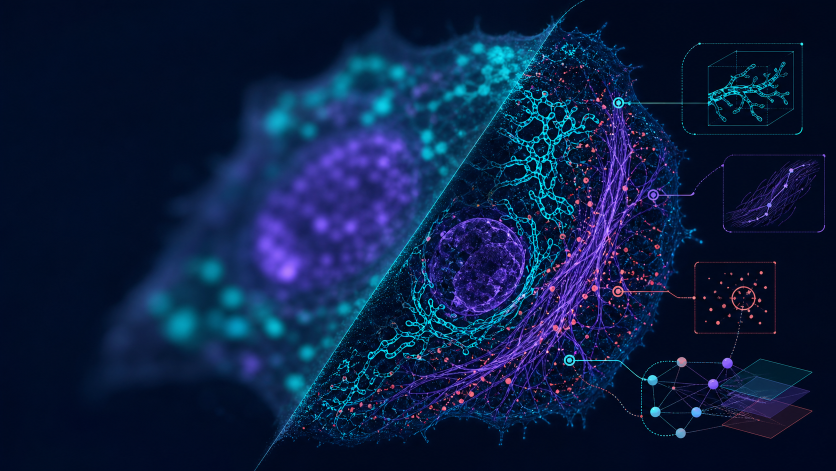
#> input picture MorphAgent_UI/MorphAgent/morphagent_ui/resources/morphagent_hero.png, 1672 x 941 px (shown at 1/2 size); its folder holds only this picture in this run
$ python -i extract.py   (imports and definitions only)
#> lines starting #> are read from the running program, lines starting #| are printed output that depends on the picture; after the words box and inside, x2 and y2 are one past the last pixel; in counts of white or black regions, pixels touching at a corner belong together
#> further down, picture is the input picture: shape (941, 1672, 3); mean B, G, R 66, 30.2, 12
def extract(img, *segmentation_masks):
    # IMPORT ALL REQUIRED PACKAGES AT THE BEGINNING OF THE FUNCTION
    import numpy as np
    from scipy import ndimage
    from skimage.morphology import skeletonize
    from skimage.filters import threshold_otsu, gaussian

    # 1. Input Validation and Setup
    # Ensure image is float32 for processing
    img_arr = np.asarray(img, dtype=np.float32)

    # Check dimensionality: Expecting (H, W, C) or (H, W)
    if img_arr.ndim == 3:
        # Dataset description says Channel 1 is Tubulin (Green)
        # Shape is (512, 512, 3)
        if img_arr.shape[2] >= 2:
            tubulin = img_arr[:, :, 1]
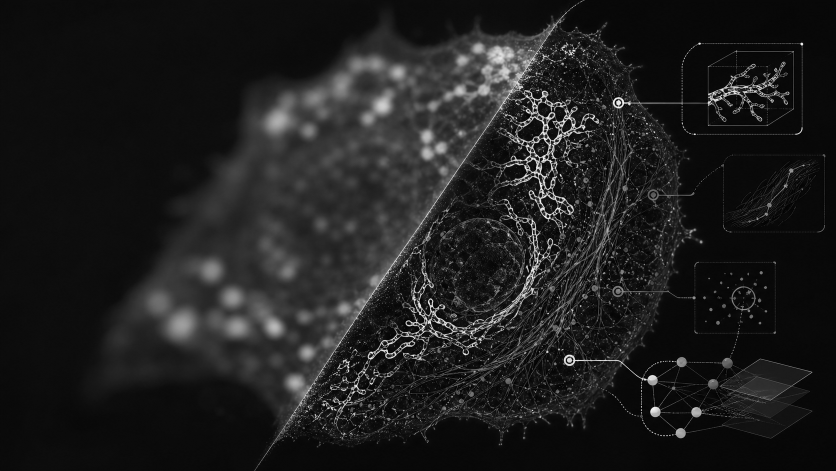
#> tubulin: shape (941, 1672) float32 (shown at 1/2 size); min 0, max 255, mean 30.2
        else:
            # Fallback if channels are missing, use the last available or mean
            tubulin = np.mean(img_arr, axis=2)
    elif img_arr.ndim == 2:
        tubulin = img_arr
    else:
        return 0.0

    # Normalize intensity to [0, 1]
    # Robust normalization using percentiles to handle outliers
    p_min, p_max = np.percentile(tubulin, (1, 99))
#> p_min = 4; p_max = 177
    if p_max > p_min:
        tubulin = (tubulin - p_min) / (p_max - p_min)
    else:
        tubulin = tubulin - p_min # Should be 0 array
    tubulin = np.clip(tubulin, 0.0, 1.0)
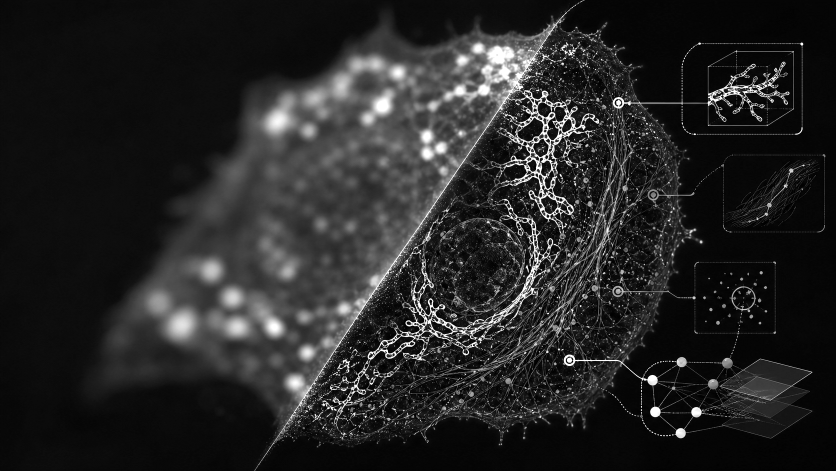
#> tubulin: shape (941, 1672) float32 (shown at 1/2 size); min 0, max 1, mean 0.15

    # 2. Handle Segmentation Masks
    # We need a mask to define "within each cell".
    # If multiple masks are provided, we prioritize the first one (often whole-cell or primary segmentation).
    if len(segmentation_masks) > 0 and segmentation_masks[0] is not None:
        cell_mask = segmentation_masks[0]
        # Ensure mask matches image spatial dimensions
        if cell_mask.shape != tubulin.shape:
            # Simple resize or crop logic is risky without cv2.resize,
            # but usually masks match. If not, we can't proceed reliably per-cell.
            # Fallback: Treat whole image as one region if shapes mismatch drastically
            if cell_mask.ndim == 2:
                 # Try to use it if it's just a channel mismatch issue
                 pass
            else:
                return 0.0
    else:
        # If no segmentation is provided, we cannot compute "mean per cell".
        # However, to return a valid float, we could treat the whole image as one "cell"
        # or try to generate a crude mask. Given the prompt asks for "within each cell",
        # returning 0.0 or NaN is appropriate if no cells are defined.
        # Let's try to generate a simple foreground mask based on intensity to be robust.
        try:
            thresh = threshold_otsu(tubulin)
#> thresh = 0.271
            cell_mask = (tubulin > thresh).astype(np.int32)
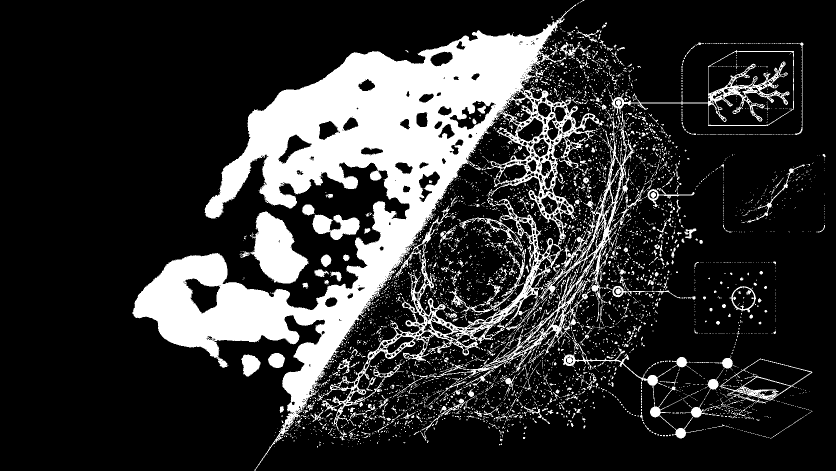
#> cell_mask: shape (941, 1672) int32 (shown at 1/2 size); values 0 (black) and 1 (white), 19.3% white; 5012 white regions (4587 under 20 px), largest, box (x1, y1, x2, y2) and area: (265, 9, 1208, 941) 218128, (873, 234, 1289, 771) 12326, (500, 422, 618, 567) 9741
            cell_mask = ndimage.label(cell_mask)[0]
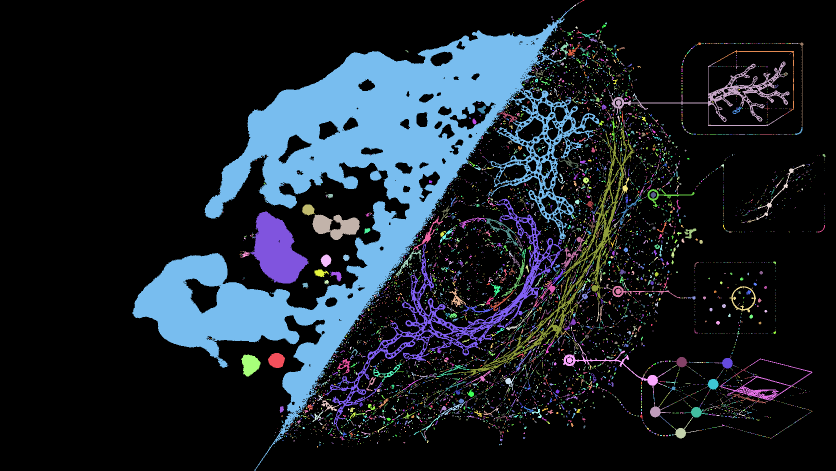
#> cell_mask: shape (941, 1672) int32 (shown at 1/2 size); 7063 distinct labels, from 0 to 7062; one colour per label, 0 black
        except Exception:
            return 0.0

    # Get unique cell labels (excluding background 0)
    unique_labels = np.unique(cell_mask)
#> unique_labels = 7063 values from 0 to 7062
    unique_labels = unique_labels[unique_labels > 0]
#> unique_labels = 7062 values from 1 to 7062

    if len(unique_labels) == 0:
        return 0.0

    # 3. Preprocessing for Skeletonization
    # Smooth the image to reduce noise-induced branches in the skeleton
    # Sigma=1.0 is a reasonable default for 512x512 microscopy images
    tubulin_smooth = gaussian(tubulin, sigma=1.0)

    # Determine threshold for tubulin structure
    # We calculate Otsu threshold only on the pixels belonging to cells (foreground)
    # to avoid the large black background skewing the threshold.
    mask_bool = cell_mask > 0
    if not np.any(mask_bool):
        return 0.0

    foreground_pixels = tubulin_smooth[mask_bool]

    try:
        thresh_val = threshold_otsu(foreground_pixels)
#> thresh_val = 0.519
    except Exception:
        # Fallback if image is uniform
        thresh_val = 0.5

    # Create binary tubulin structure map
    # We require the pixel to be both above threshold AND inside a cell mask
    binary_tubulin = (tubulin_smooth > thresh_val) & mask_bool
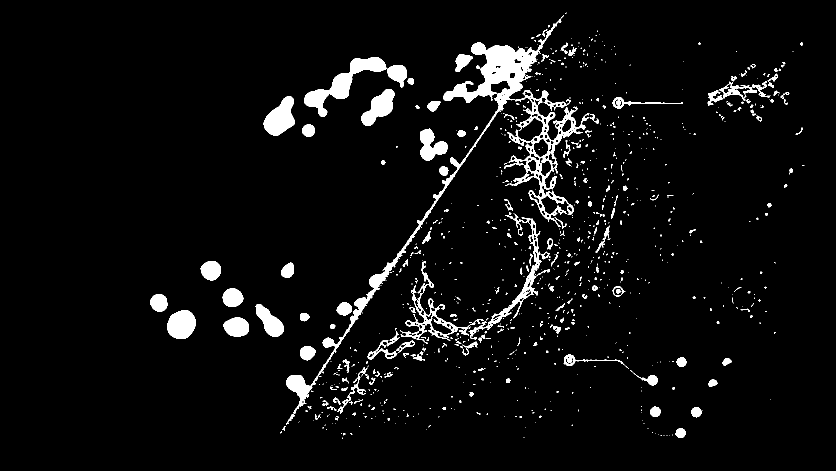
#> binary_tubulin: shape (941, 1672) bool (shown at 1/2 size); 4.8% white; 900 white regions (705 under 20 px), largest, box (x1, y1, x2, y2) and area: (572, 30, 1179, 827) 24978, (608, 114, 773, 234) 5168, (527, 193, 589, 271) 3042

    # 4. Skeletonization
    # Skeletonize the global binary image. This is more efficient than looping per cell crop.
    # skeletonize returns a boolean array
    skeleton = skeletonize(binary_tubulin)
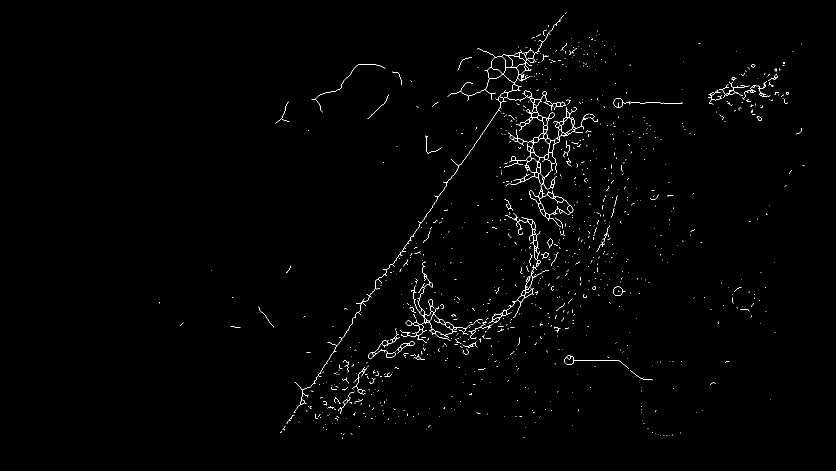
#> skeleton: shape (941, 1672) bool (shown at 1/2 size); 0.79% white in thin lines or dots, all inside (x1, y1, x2, y2) = (318, 25, 1609, 878)

    # 5. Quantification per Cell
    # We want the sum of skeleton pixels for each label.
    # ndimage.sum allows us to sum the values of 'skeleton' (0 or 1) over the regions defined by 'cell_mask'.
    # The index argument specifies which labels to compute the sum for.

    # Convert skeleton to float or int for summation
    skeleton_int = skeleton.astype(np.float32)

    # Sum skeleton pixels per cell
    skeleton_lengths = ndimage.sum(skeleton_int, labels=cell_mask, index=unique_labels)
#> skeleton_lengths = 7062 values, max 5509 at index 7, min 0 at index 0, mean 1.77

    # 6. Compute Mean
    if len(skeleton_lengths) == 0:
        return 0.0

    mean_length = np.mean(skeleton_lengths)
#> mean_length = 1.77

    return float(mean_length)

>>> import cv2
>>> picture = cv2.imread('../../../../../../MorphAgent_UI/MorphAgent/morphagent_ui/resources/morphagent_hero.png')
>>> result = extract(picture)
#> result = 1.77
